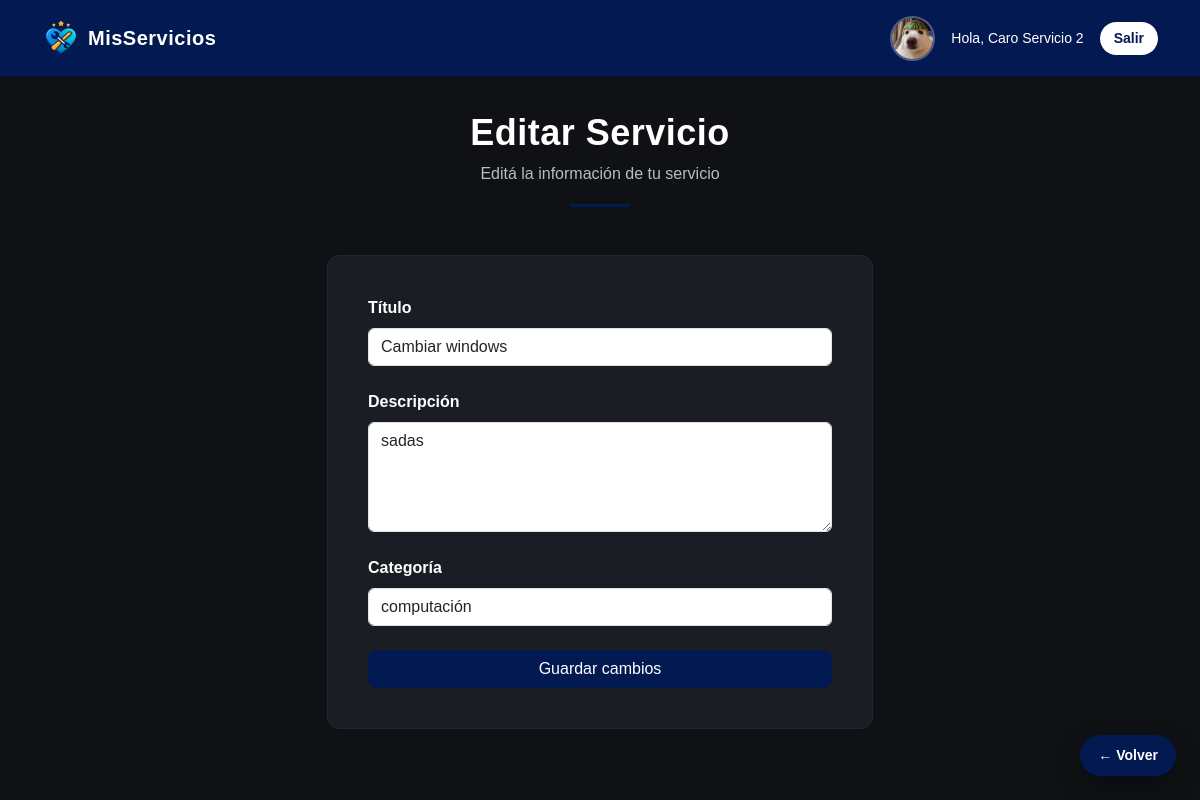
The app's page /servicio/1/editar (signed in) with its own data.
### models.py (models this page shows, shortened)
class Usuario(UserMixin, db.Model):
    __tablename__ = 'usuarios'
    id = db.Column(db.Integer, primary_key=True)
    nombre = db.Column(db.String(100), nullable=False)
    email = db.Column(db.String(120), unique=True, nullable=False)
    password = db.Column(db.String(255), nullable=False)
    rol = db.Column(db.String(20), nullable=False)
    imagen = db.Column(db.String(200))
    calificaciones = db.relationship('Calificacion', backref='cliente', lazy=True)

class Servicio(db.Model):
    __tablename__ = 'servicios'
    id = db.Column(db.Integer, primary_key=True)
    titulo = db.Column(db.String(100), nullable=False)
    descripcion = db.Column(db.Text, nullable=False)
    categoria = db.Column(db.String(50), nullable=False)
    usuario_id = db.Column(
        db.Integer,
        db.ForeignKey('usuarios.id'),
        nullable=False
    )
    usuario = db.relationship('Usuario', backref='servicios', lazy=True)
    calificaciones = db.relationship(
        'Calificacion',
        backref='servicio',
        lazy=True,
        cascade='all, delete-orphan'
    )

### app.py (the view, shortened to what this page needs)
@app.route('/servicio/<int:servicio_id>/editar', methods=['GET', 'POST'])
@login_required
def editar_servicio(servicio_id):
    servicio = Servicio.query.get_or_404(servicio_id)
    if current_user.rol != 'prestador' or servicio.usuario_id != current_user.id:
        flash('Acceso no autorizado')
        return redirect(url_for('dashboard'))
    return render_template('editar_servicio.html', servicio=servicio)

### app.py (called while the page is built)
@login_manager.user_loader
def load_user(user_id):
    return Usuario.query.get(int(user_id))

### templates/editar_servicio.html
{% extends "base.html" %}
{% block page_header %}
    {% set titulo = "Editar Servicio" %}
    {% set subtitulo = "Editá la información de tu servicio" %}
    {% include "components/page_header.html" %}
{% endblock %}
{% block content %}
<div class="row justify-content-center">
    <div class="col-12 col-md-8 col-lg-6">
        <div class="card shadow-sm">
            <div class="card-body">
                <form method="POST">
                    <label class="fw-bold mb-2">Título</label>
                    <input type="text"
                           name="titulo"
                           class="form-control"
                           value="{{ servicio.titulo }}"
                           required>
                    <label class="fw-bold mt-4 mb-2">Descripción</label>
                    <textarea name="descripcion"
                              class="form-control"
                              rows="4"
                              required>{{ servicio.descripcion }}</textarea>
                    <label class="fw-bold mt-4 mb-2">Categoría</label>
                    <input type="text"
                           name="categoria"
                           class="form-control"
                           value="{{ servicio.categoria }}"
                           required>
                    <button class="btn btn-primary w-100 mt-4">
                        Guardar cambios
                    </button>
                </form>
            </div>
        </div>
    </div>
</div>
{% endblock %}

### templates/base.html (shortened to what this page needs)
<!DOCTYPE html>
<html lang="es">
<head>
    <link href="https://cdn.jsdelivr.net/npm/bootstrap@5.3.2/dist/css/bootstrap.min.css" rel="stylesheet">
    <link rel="stylesheet" href="{{ url_for('static', filename='css/styles.css') }}">
    <link rel="stylesheet" href="https://cdn.jsdelivr.net/npm/bootstrap-icons@1.11.3/font/bootstrap-icons.css">
</head>
<body>
<nav class="navbar navbar-expand-lg navbar-dark navbar-custom">
    <div class="container">
        <a class="navbar-brand d-flex align-items-center gap-2 fw-bold"
           href="{% if current_user.is_authenticated %}
                    {{ url_for('dashboard') }}
                 {% else %}
                    {{ url_for('index') }}
                 {% endif %}">
            <img src="{{ url_for('static', filename='img/logo-icon.png') }}"
                 class="logo-navbar">
            <span class="logo-text">MisServicios</span>
        </a>
        <div class="collapse navbar-collapse justify-content-lg-end text-center" id="navbarContent">
            {% if current_user.is_authenticated %}
            <div class="d-flex flex-column flex-lg-row align-items-center gap-3 mt-3 mt-lg-0">
                {% if current_user.imagen %}
                    <img src="{{ url_for('static', filename='uploads/' + current_user.imagen) }}"
                         class="avatar-navbar">
                {% else %}
                    <div class="prestador-avatar-placeholder">
                        {{ current_user.nombre[0] }}
                    </div>
                {% endif %}
                <span class="text-white small">
                    Hola, {{ current_user.nombre }}
                </span>
                <a href="{{ url_for('logout') }}" class="btn btn-logout btn-sm">
                    Salir
                </a>
            </div>
            {% endif %}
        </div>
    </div>
</nav>
<main class="container py-4">
    {% block page_header %}{% endblock %}
    {% block content %}{% endblock %}
</main>
{% if request.endpoint not in ['index'] %}
<a href="javascript:history.back()" class="btn-volver">
    ← Volver
</a>
{% endif %}
</body>
</html>

### static/css/styles.css (style rules this page uses)
:root { --primary-color: #021952; --primary-hover: #04307a; --bg-dark: #0f1115; --card-dark: #1a1d24; --text-light: #ffffff; --text-muted: #b8bcc8; }
body { margin: 0; font-family: Arial, Helvetica, sans-serif; background-color: var(--bg-dark); color: var(--text-light); }
.navbar-custom { background-color: var(--primary-color); border-bottom: 1px solid #0b1333; padding: 14px 0; }
.logo-navbar { height: 38px; }
.btn-primary { background-color: var(--primary-color); border-color: var(--primary-color); border-radius: 8px; }
.btn-logout { background-color: #ffffff; color: var(--primary-color); border-radius: 20px; padding: 6px 14px; font-weight: 600; border: none; transition: all .2s ease; }
.btn-volver { position: fixed; bottom: 24px; right: 24px; z-index: 1500; background: var(--primary-color); color: #ffffff; text-decoration: none; padding: 10px 18px; border-radius: 30px; font-weight: 600; font-size: 14px; box-shadow: 0 10px 25px rgba(0,0,0,0.35); transition: all .2s ease; }
.card { background-color: var(--card-dark); border-radius: 12px; border: 1px solid #232734; color: #fff; width: 100%; padding: 20px; }
@media (min-width: 768px) { .card { padding: 22px; } }
@media (min-width: 1024px) { .card { padding: 24px; } }
.logo-text { color: #ffffff; font-weight: 700; font-size: 20px; letter-spacing: 0.5px; }
.avatar-navbar { width: 45px; height: 45px; border-radius: 50%; object-fit: cover; border: 2px solid rgba(255,255,255,0.3); }

### records on screen
Usuario: imagen (picture), nombre "Caro Servicio 2"
Servicio: titulo "Cambiar windows", descripcion "sadas", categoria "computación"

### other values on screen
{{ titulo }} "Editar Servicio"
{{ subtitulo }} "Editá la información de tu servicio"
